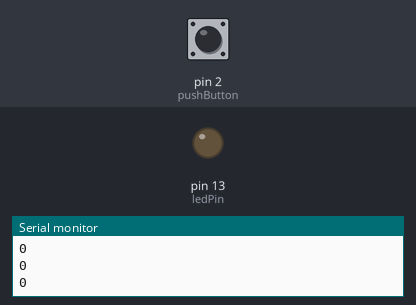
Bench run of a sketch on a simulated Arduino Uno, built with avr-gcc and run on an emulated ATmega328P. Shown: output pins drawn as LEDs (lit = HIGH), the last lines printed to the serial monitor. Inputs (shaded band) come from the test bench; at power-on: pin 2 (pushButton) LOW.

Above: at 1.8 s.
1.9 s: pin 2 (pushButton) pulled HIGH for 0.6 s
At 2.4 s:
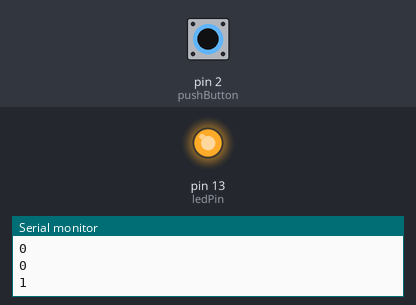
4.0 s: pin 2 (pushButton) pulled HIGH for 3.2 s
At 8.7 s:
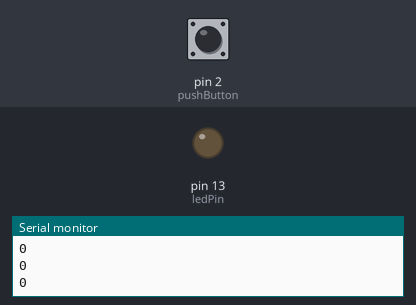
Timing chart, 0 to 10.2 s (numbered marks = the images above; inputs shaded):
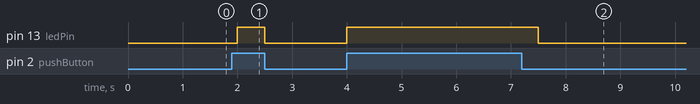

The sketch:

Monitor_Digital.ino
```cpp
//Monitorando uma porta digital
int pushButton=2;
int ledPin=13;

void setup() {
  Serial.begin(9600); //começa a comunicação serial a 9600 bits/segundo
  pinMode(pushButton,INPUT);
  pinMode(ledPin,OUTPUT);
}
void loop() {
  int buttonState = digitalRead(pushButton); //cria uma variável para armazenar o input da porta selecionada
  if (buttonState==1){
    digitalWrite(ledPin,HIGH);
  }  else {
    digitalWrite(ledPin,LOW);
  }
//imprimindo o estado do botao no monitor
  Serial.println(buttonState);
  delay(500);
}
```

Measured:
- after the input at 1.9 s, pin 13 (ledPin): LOW → HIGH after 0.10 s, → LOW 0.50 s later
- after the input at 4.0 s, pin 13 (ledPin): LOW → HIGH at once, → LOW 3.5 s later
